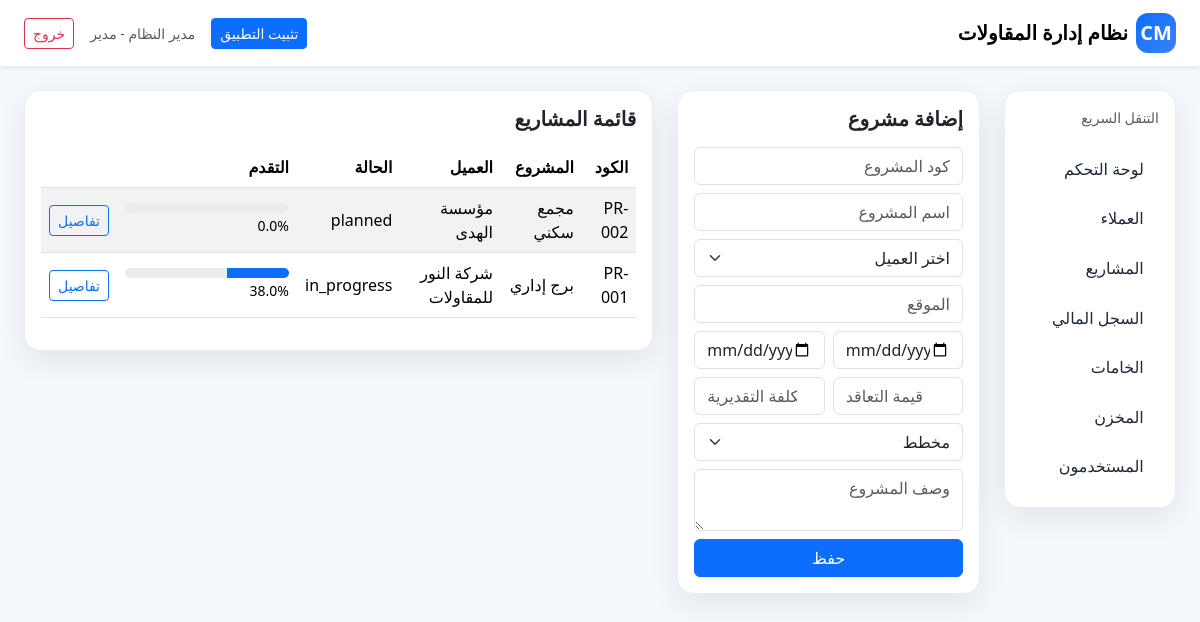
The page /projects (signed in) on the database its author committed.
### app.py (models this page shows, shortened)
class User(UserMixin, db.Model):
    id = db.Column(db.Integer, primary_key=True)
    full_name = db.Column(db.String(150), nullable=False)
    username = db.Column(db.String(80), unique=True, nullable=False)
    password_hash = db.Column(db.String(255), nullable=False)
    role_id = db.Column(db.Integer, db.ForeignKey('role.id'))
    is_active_user = db.Column(db.Boolean, default=True)
    created_at = db.Column(db.DateTime, default=datetime.utcnow)
    role = db.relationship('Role')
    @property
    def is_admin(self):
        return self.role and self.role.code == 'admin'

class Role(db.Model):
    id = db.Column(db.Integer, primary_key=True)
    name = db.Column(db.String(100), nullable=False)
    code = db.Column(db.String(50), unique=True, nullable=False)

class Project(db.Model):
    id = db.Column(db.Integer, primary_key=True)
    project_code = db.Column(db.String(50), unique=True, nullable=False)
    name = db.Column(db.String(150), nullable=False)
    client_id = db.Column(db.Integer, db.ForeignKey('client.id'), nullable=False)
    location = db.Column(db.String(200))
    description = db.Column(db.Text)
    start_date = db.Column(db.Date)
    expected_end_date = db.Column(db.Date)
    contract_value = db.Column(db.Float, default=0)
    estimated_cost = db.Column(db.Float, default=0)
    status = db.Column(db.String(50), default='in_progress')
    progress_percent = db.Column(db.Float, default=0)
    created_at = db.Column(db.DateTime, default=datetime.utcnow)
    phases = db.relationship('ProjectPhase', backref='project', cascade='all, delete-orphan')
    progress_logs = db.relationship('ProjectProgressLog', backref='project', cascade='all, delete-orphan')
    transactions = db.relationship('FinanceTransaction', backref='project', cascade='all, delete-orphan')
    inventory_movements = db.relationship('InventoryMovement', backref='project', cascade='all, delete-orphan')

class Client(db.Model):
    id = db.Column(db.Integer, primary_key=True)
    client_code = db.Column(db.String(50), unique=True, nullable=False)
    name = db.Column(db.String(150), nullable=False)
    phone = db.Column(db.String(50))
    email = db.Column(db.String(150))
    address = db.Column(db.Text)
    notes = db.Column(db.Text)
    created_at = db.Column(db.DateTime, default=datetime.utcnow)
    projects = db.relationship('Project', backref='client', cascade='all, delete-orphan')
    transactions = db.relationship('FinanceTransaction', backref='client', cascade='all, delete-orphan')

### app.py (the view, shortened to what this page needs)
@app.route('/projects', methods=['GET', 'POST'])
@login_required
def projects():
    all_projects = Project.query.order_by(Project.id.desc()).all()
    all_clients = Client.query.order_by(Client.name).all()
    return render_template('projects.html', projects=all_projects, clients=all_clients)

### app.py (called while the page is built)
@login_manager.user_loader
def load_user(user_id):
    return User.query.get(int(user_id))

### templates/projects.html (shortened to what this page needs)
{% extends 'base.html' %}
{% block content %}
<div class="row g-4">
  <div class="col-lg-4">
    <div class="card section-card p-3">
      <h5 class="fw-bold mb-3">إضافة مشروع</h5>
      <form method="post" class="row g-2">
        <div class="col-12"><input name="project_code" class="form-control" placeholder="كود المشروع" required></div>
        <div class="col-12"><input name="name" class="form-control" placeholder="اسم المشروع" required></div>
        <div class="col-12">
          <select name="client_id" class="form-select" required>
            <option value="">اختر العميل</option>
          </select>
        </div>
        <div class="col-12"><input name="location" class="form-control" placeholder="الموقع"></div>
        <div class="col-6"><input type="date" name="start_date" class="form-control"></div>
        <div class="col-6"><input type="date" name="expected_end_date" class="form-control"></div>
        <div class="col-6"><input name="contract_value" type="number" step="0.01" class="form-control" placeholder="قيمة التعاقد"></div>
        <div class="col-6"><input name="estimated_cost" type="number" step="0.01" class="form-control" placeholder="التكلفة التقديرية"></div>
        <div class="col-12">
          <select name="status" class="form-select">
            <option value="planned">مخطط</option>
          </select>
        </div>
        <div class="col-12"><textarea name="description" class="form-control" placeholder="وصف المشروع"></textarea></div>
        <div class="col-12"><button class="btn btn-primary w-100">حفظ</button></div>
      </form>
    </div>
  </div>
  <div class="col-lg-8">
    <div class="card section-card p-3">
      <h5 class="fw-bold mb-3">قائمة المشاريع</h5>
      <div class="table-responsive">
        <table class="table align-middle table-striped">
          <thead><tr><th>الكود</th><th>المشروع</th><th>العميل</th><th>الحالة</th><th>التقدم</th><th></th></tr></thead>
          <tbody>
            {% for project in projects %}
            <tr>
              <td>{{ project.project_code }}</td>
              <td>{{ project.name }}</td>
              <td>{{ project.client.name }}</td>
              <td>{{ project.status }}</td>
              <td style="min-width:180px;">
                <div class="progress"><div class="progress-bar" style="width: {{ project.progress_percent }}%"></div></div>
                <small>{{ project.progress_percent }}%</small>
              </td>
              <td><a class="btn btn-sm btn-outline-primary" href="{{ url_for('project_detail', project_id=project.id) }}">تفاصيل</a></td>
            </tr>
            {% endfor %}
          </tbody>
        </table>
      </div>
    </div>
  </div>
</div>
{% endblock %}

### templates/base.html (shortened to what this page needs)
<!doctype html>
<html lang="ar" dir="rtl">
<head>
  <link href="https://cdn.jsdelivr.net/npm/bootstrap@5.3.3/dist/css/bootstrap.rtl.min.css" rel="stylesheet">
</head>
<body>
{% if current_user.is_authenticated %}
<nav class="navbar navbar-expand-lg bg-white shadow-sm sticky-top">
  <div class="container-fluid px-3 px-lg-4">
    <div class="d-flex align-items-center gap-2">
      <a class="navbar-brand fw-bold d-flex align-items-center gap-2 mb-0" href="{{ url_for('dashboard') }}">
        <span class="brand-mark">CM</span>
        <span class="topbar-title">نظام إدارة المقاولات</span>
      </a>
    </div>
    <div class="d-flex gap-2 gap-lg-3 align-items-center">
      <button id="installAppBtn" class="btn btn-primary btn-sm d-none d-lg-inline-flex">تثبيت التطبيق</button>
      <span class="text-muted small d-none d-md-inline">{{ current_user.full_name }} - {{ current_user.role.name if current_user.role else '' }}</span>
      <a class="btn btn-outline-danger btn-sm" href="{{ url_for('logout') }}">خروج</a>
    </div>
  </div>
</nav>
<div class="container-fluid px-3 px-lg-4 py-3 py-lg-4 app-shell">
  <div class="row g-4">
    <div class="col-lg-2 d-none d-lg-block">
      <div class="bg-white p-3 section-card sticky-top sidebar-panel">
        <div class="small text-muted mb-3">التنقل السريع</div>
        <a class="sidebar-link" href="{{ url_for('dashboard') }}">لوحة التحكم</a>
        <a class="sidebar-link" href="{{ url_for('clients') }}">العملاء</a>
        <a class="sidebar-link" href="{{ url_for('projects') }}">المشاريع</a>
        <a class="sidebar-link" href="{{ url_for('finance') }}">السجل المالي</a>
        <a class="sidebar-link" href="{{ url_for('materials') }}">الخامات</a>
        <a class="sidebar-link" href="{{ url_for('inventory') }}">المخزن</a>
        {% if current_user.is_admin %}
        <a class="sidebar-link" href="{{ url_for('users') }}">المستخدمون</a>
        {% endif %}
      </div>
    </div>
    <div class="col-12 col-lg-10">
{% else %}
<div class="container py-3 py-md-4">
{% endif %}
{% block content %}{% endblock %}
{% if current_user.is_authenticated %}
    </div>
  </div>
</div>
{% else %}
</div>
{% endif %}
</body>
</html>

### templates/base.html (style rules this page uses)
:root { --brand:#0d6efd; --brand-dark:#0b57d0; --bg:#f4f7fb; --card-shadow:0 10px 30px rgba(15,23,42,.08); --border:#e9eef5; }
body { background:var(--bg); }
.app-shell { min-height: calc(100vh - 76px); }
.sidebar-link { text-decoration:none; color:#1f2937; display:block; padding:.80rem .95rem; border-radius:.85rem; font-weight:500; }
.stat-card, .section-card { border:1px solid var(--border); border-radius:1rem; box-shadow:var(--card-shadow); }
.section-card { overflow:hidden; }
.progress { height: 10px; border-radius:999px; }
.sidebar-panel { top:20px; }
.brand-mark { width:40px; height:40px; border-radius:12px; display:inline-flex; align-items:center; justify-content:center; background:linear-gradient(135deg, #0d6efd, #3b82f6); color:#fff; font-weight:800; }
.table-responsive { border-radius:.85rem; }

### rows shown on the page
User: full_name "مدير النظام"
Role: role "مدير"
Project: project_code "PR-002", name "مجمع سكني", client.name "مؤسسة الهدى", status "planned", progress_percent "0.0"
Project: project_code "PR-001", name "برج إداري", client.name "شركة النور للمقاولات", status "in_progress", progress_percent "38.0"
